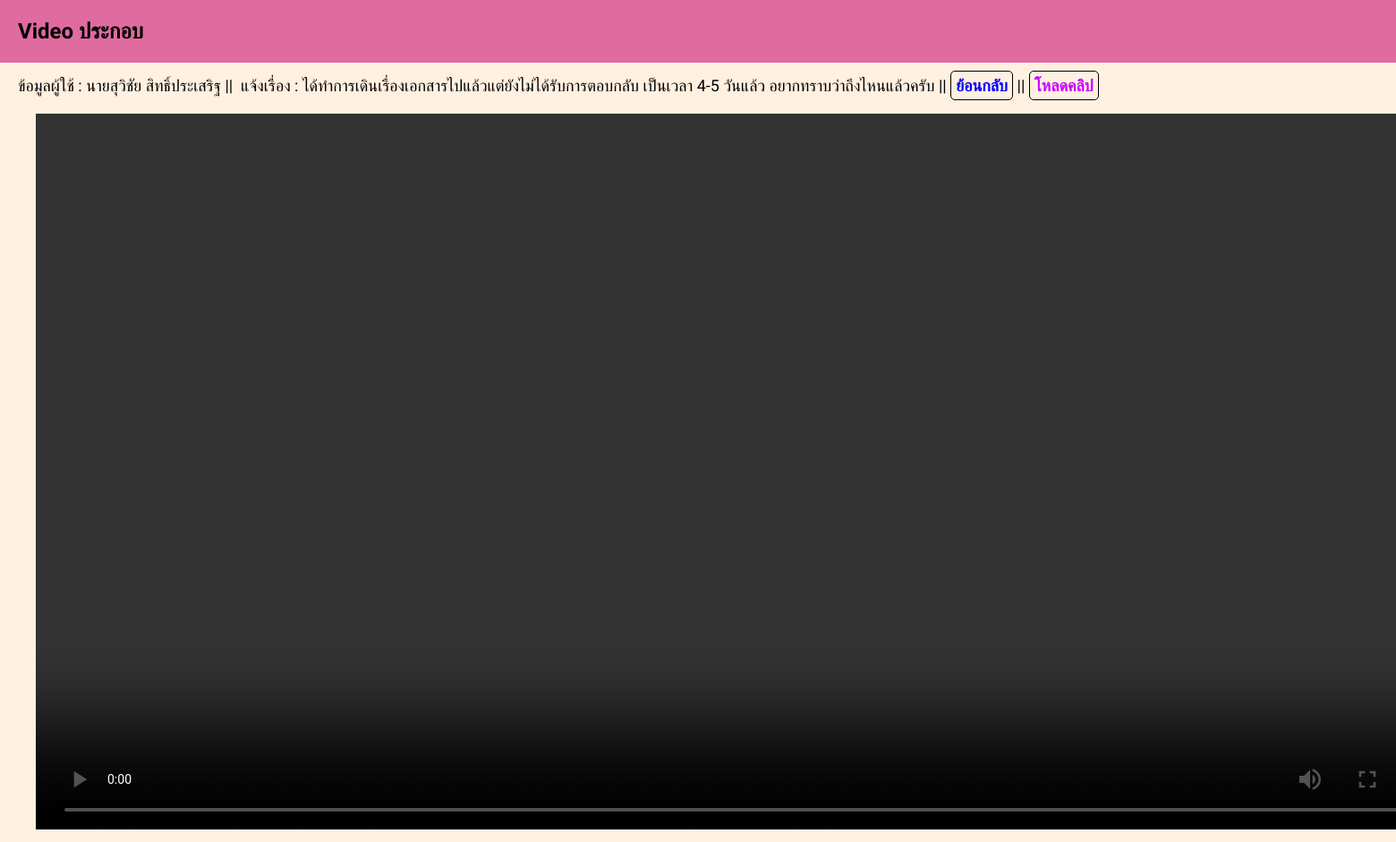
Screenshot of /videoc.php?user_id=1 (signed in) with the database file from the repository.
### tables this page shows
CREATE TABLE `construct` (
  `user_id` int(100) UNSIGNED NOT NULL,
  `inform` varchar(100) NOT NULL,
  `pre` varchar(100) NOT NULL,
  `fullname` varchar(100) NOT NULL,
  `address` text NOT NULL,
  `details` text NOT NULL,
  `phone` varchar(100) NOT NULL,
  `email` varchar(100) NOT NULL,
  `picture1` varchar(1000) NOT NULL,
  `picture2` varchar(1000) NOT NULL,
  `video` varchar(1000) NOT NULL,
  `time` date NOT NULL DEFAULT current_timestamp(),
  `status` int(11) NOT NULL,
  `head` varchar(50) NOT NULL
);

### videoc.php (the view, shortened to what this page needs)
<!DOCTYPE html>
<html lang="en">
<head>
    <link rel="stylesheet" href="plugin/bootstrap/css/bootstrap-grid.css">
    <link rel="stylesheet" href="css/video.css">
</head>
<body>
    <?php
    include('config.php');
    $sql = "SELECT * FROM construct WHERE user_id='".$_GET['user_id']."' LIMIT 1";
    $result = mysqli_query($link,$sql) or die(mysqli_error($link));
    $row = mysqli_fetch_assoc($result);
    ?>
    <header>
        <nav class="navbar fixed-top navbar-nav-scroll">
            <div class="header">
                <h1>Video ประกอบ</h1>
            </div>
        </nav>
    </header>
    <div class="text">
        ข้อมูลผู้ใช้ : <?= $row['pre'] . $row['fullname'] ?>&nbsp;||&nbsp;
        แจ้งเรื่อง : <?= $row['details'] ?>&nbsp;||&nbsp;<a href="backoffice.php?page=construct">ย้อนกลับ</a>&nbsp;||&nbsp;<a href="img/construct/video/<?=$row['video']?>" class="b" download>โหลดคลิป</a>
    <div class="video"><video  height="800"  controls src="img/construct/video/<?=$row['video']?>"></div>
</body>
</html>

### css/video.css (style rules this page uses)
body { margin: 0; font-family: 'Sarabun', sans-serif; background-color: rgba(255, 227, 194, 0.5); }
.header { background: rgb(223, 107, 159); padding: 1px; padding-left: 20px; }
.video { padding: 10px; padding-top: 20px; padding-left: 20px; }
.text { padding-top: 15px; padding-left: 20px; font-size: 18px; }
a { text-decoration: none; color: blue; font-weight: bold; border-radius: 5px; border: 1px solid rgb(0, 0, 0); padding: 5px; font-size: 18px; transition: 0.5s; }
.b { text-decoration: none; color: rgb(200, 0, 255); font-weight: bold; border-radius: 5px; border: 1px solid rgb(0, 0, 0); padding: 5px; font-size: 18px; transition: 0.5s; }

### rows the page displays
construct: pre "นาย", fullname "สุวิชัย สิทธิ์ประเสริฐ", details "ได้ทำการเดินเรื่องเอกสารไปแล้วแต่ยังไม่ได้รับการตอบกลับ เป็นเวลา 4-5 วันแล้ว อยากทราบว่าถึงไหนแล้วครับ"
